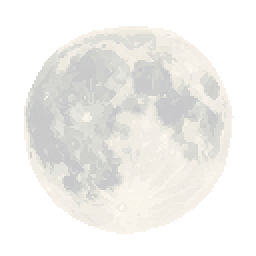
#> input picture artifacts/retro/moon/moon-output-01.png, 128 x 128 px (shown 2 times larger)
$ python process.py
#> lines starting #> are read from the running program, lines starting #| are printed output that depends on the picture; after the words box and inside, x2 and y2 are one past the last pixel; in counts of white or black regions, pixels touching at a corner belong together
# /// script
# requires-python = ">=3.11"
# dependencies = ["pillow>=11.0.0"]
# ///
"""Post-process Retro Diffusion outputs into game-ready Topic 9 sprites."""
from __future__ import annotations
import math, random
from collections import deque
from pathlib import Path
from PIL import Image

ROOT = Path(__file__).resolve().parents[2]
SRC = ROOT / "artifacts" / "retro"
DST = ROOT / "graphics" / "topic_9_earth"
DST.mkdir(parents=True, exist_ok=True)


def load_rgba(p: Path) -> Image.Image:
    return Image.open(p).convert("RGBA")
#> returned value is the input picture: PIL image 128x128 RGBA; mean R, G, B, A 240.2, 239.2, 236.4, 133.2


def whitekey_if_opaque(img: Image.Image) -> Image.Image:
    """If remove_bg left the image fully opaque, key out near-white background."""
    alpha = img.split()[3]
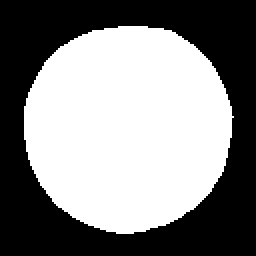
#> alpha: PIL image 128x128 L (shown 2 times larger); 52.2% white; 1 black region, box (x1, y1, x2, y2) and area: (0, 0, 128, 128) 7825
    if alpha.getextrema()[0] > 250:  # fully opaque -> need to key white
        px = img.load()
        w, h = img.size
        for y in range(h):
            for x in range(w):
                r, g, b, a = px[x, y]
                if r > 238 and g > 238 and b > 238:
                    px[x, y] = (r, g, b, 0)
    return img


def trim(img: Image.Image, athresh: int = 16, pad: int = 1) -> Image.Image:
#> called with athresh = 16, pad = 1
    alpha = img.split()[3]
    bbox = alpha.point(lambda a: 255 if a > athresh else 0).getbbox()
#> bbox = (12, 13, 117, 117)
    if not bbox:
        return img
    l, t, r, b = bbox
#> l = 12; t = 13; r = 117; b = 117
    l = max(0, l - pad); t = max(0, t - pad)
#> after `l = max(0, l - pad)`: l = 11
#> after `t = max(0, t - pad)`: t = 12
    r = min(img.width, r + pad); b = min(img.height, b + pad)
#> after `r = min(img.width, r + pad)`: r = 118
#> after `b = min(img.height, b + pad)`: b = 118
    return img.crop((l, t, r, b))
#> returned value: PIL image 107x106 RGBA


def square(img: Image.Image) -> Image.Image:
    s = max(img.size)
#> s = 107
    canvas = Image.new("RGBA", (s, s), (0, 0, 0, 0))
#> canvas: PIL image 107x107 RGBA; every value is 0
    canvas.paste(img, ((s - img.width) // 2, (s - img.height) // 2), img)
    return canvas


# ---------- Moon phases ----------
def make_moon_phases() -> None:
    moon = whitekey_if_opaque(load_rgba(SRC / "moon" / "moon-output-01.png"))
    moon = square(trim(moon)).resize((128, 128), Image.LANCZOS)
    alpha = moon.split()[3]
    bbox = alpha.point(lambda a: 255 if a > 24 else 0).getbbox()
#> bbox = (1, 1, 127, 126)
    cx = (bbox[0] + bbox[2]) / 2.0
#> cx = 64
    cy = (bbox[1] + bbox[3]) / 2.0
#> cy = 63.5
    rad = max(bbox[2] - bbox[0], bbox[3] - bbox[1]) / 2.0
#> rad = 63

    # New, Waxing Crescent, First Quarter, Waxing Gibbous, Full (lit grows from the right)
    a_vals = [1.0, 0.6, 0.0, -0.6, -1.0]
    sheet = Image.new("RGBA", (128 * 5, 128), (0, 0, 0, 0))
#> sheet: PIL image 640x128 RGBA; every value is 0
    for i, a in enumerate(a_vals):
        frame = moon.copy()
        px = frame.load()
        for y in range(128):
            ny = (y - cy) / rad
            half = math.sqrt(max(0.0, 1.0 - min(1.0, ny * ny)))
            xbound = a * half
            for x in range(128):
                r, g, b, al = px[x, y]
                if al < 16:
                    continue
                nx = (x - cx) / rad
                if nx <= xbound:  # unlit -> dim, cool tint, keep silhouette readable
                    px[x, y] = (int(r * 0.22), int(g * 0.24), int(b * 0.34), al)
        sheet.paste(frame, (128 * i, 0), frame)
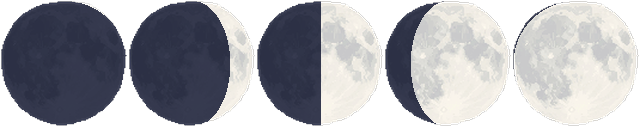
#> sheet: PIL image 640x128 RGBA; mean R, G, B, A 102.9, 103.7, 109.5, 189.1; transparent parts drawn white
    sheet.save(DST / "moon_phases.png")
    print("moon_phases.png", sheet.size)
#| moon_phases.png (640, 128)
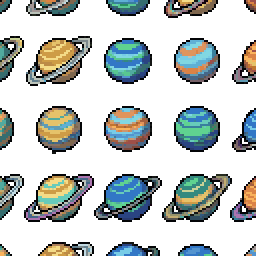
#> input picture artifacts/retro/planet/planet-output-01.png, 128 x 128 px (shown 2 times larger)
#> in load_rgba, returned value is the input picture: PIL image 128x128 RGBA; mean R, G, B, A 193.3, 199.8, 197.3, 98
#> in whitekey_if_opaque (call 2), `alpha = img.split()[3]`: alpha: PIL image 128x128 L; 38.4% white; 25 white regions, largest, box (x1, y1, x2, y2) and area: (12, 87, 47, 111) 577, (81, 87, 116, 111) 562, (13, 18, 46, 43) 547


# ---------- Connected-component extraction (planets) ----------
def components(img: Image.Image, athresh: int = 30, min_area: int = 80):
#> called with athresh = 40, min_area = 120
    w, h = img.size
#> w = 128; h = 128
    px = img.load()
    seen = [[False] * w for _ in range(h)]
    comps = []
    for sy in range(h):
        for sx in range(w):
            if seen[sy][sx] or px[sx, sy][3] <= athresh:
                continue
            q = deque([(sx, sy)])
            seen[sy][sx] = True
            pts = []
            while q:
                x, y = q.popleft()
                pts.append((x, y))
                for dx, dy in ((1, 0), (-1, 0), (0, 1), (0, -1)):
                    nx, ny = x + dx, y + dy
                    if 0 <= nx < w and 0 <= ny < h and not seen[ny][nx] and px[nx, ny][3] > athresh:
                        seen[ny][nx] = True
                        q.append((nx, ny))
            if len(pts) >= min_area:
                xs = [p[0] for p in pts]; ys = [p[1] for p in pts]
                comps.append((len(pts), (min(xs), min(ys), max(xs) + 1, max(ys) + 1)))
    comps.sort(reverse=True)
    return comps


def extract_planets() -> None:
    img = whitekey_if_opaque(load_rgba(SRC / "planet" / "planet-output-01.png"))
    comps = components(img, athresh=40, min_area=120)
#> comps = 19 items
    for idx, (_, bbox) in enumerate(comps[:4]):
        crop = trim(img.crop(bbox))
        crop.save(DST / f"planet_{idx + 1}.png")
        print(f"planet_{idx + 1}.png", crop.size)
#> this loop made 4 passes
#> (r in trim, b in trim) on passes 1 to 4: (35, 24), (35, 24), (33, 25), (34, 24)
#| planet_1.png (35, 24)
#| planet_2.png (35, 24)
#| planet_3.png (33, 25)
#| planet_4.png (34, 24)


# ---------- Simple prop trims ----------
def trim_save(name_in: str, sub: str, name_out: str) -> None:
    img = whitekey_if_opaque(load_rgba(SRC / sub / name_in))
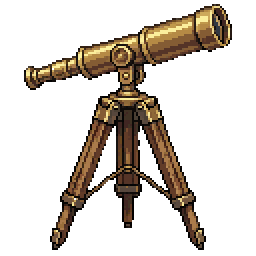
#> input picture artifacts/retro/telescope/telescope-output-01.png, 128 x 128 px (shown 2 times larger)
#> in load_rgba, returned value is the input picture: PIL image 128x128 RGBA; mean R, G, B, A 215.3, 208.6, 201.3, 65.9
#> in whitekey_if_opaque (call 3), `alpha = img.split()[3]`:
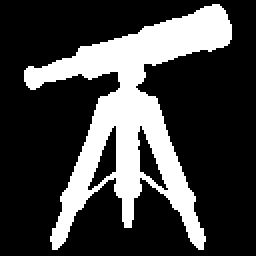
#> alpha: PIL image 128x128 L (shown 2 times larger); 25.8% white; 1 white region, box (x1, y1, x2, y2) and area: (12, 2, 116, 125) 4235
    img = trim(img)
    img.save(DST / name_out)
    print(name_out, img.size)
#| telescope.png (106, 125)


# ---------- Procedural star field ----------
def make_stars() -> None:
    random.seed(99)
    w, h = 256, 128
    img = Image.new("RGBA", (w, h), (0, 0, 0, 0))
    px = img.load()
    for _ in range(70):
        x = random.randint(1, w - 2); y = random.randint(1, h - 2)
        b = random.randint(170, 255)
        a = random.randint(140, 255)
        px[x, y] = (b, b, 255, a)
        if random.random() < 0.5:  # twinkle cross
            for dx, dy in ((1, 0), (-1, 0), (0, 1), (0, -1)):
                px[x + dx, y + dy] = (b, b, 255, a // 2)
    img.save(DST / "stars.png")
    print("stars.png", img.size)


if __name__ == "__main__":
    make_moon_phases()
    extract_planets()
    trim_save("telescope-output-01.png", "telescope", "telescope.png")
    trim_save("asteroid-output-01.png", "asteroid", "asteroid.png")
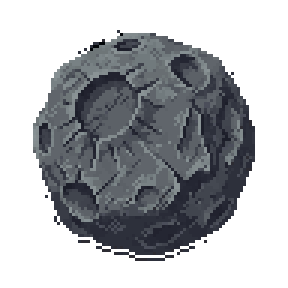
#> input picture artifacts/retro/asteroid/asteroid-output-01.png, 96 x 96 px (shown 3 times larger)
#> in load_rgba, returned value is the input picture: PIL image 96x96 RGBA; mean R, G, B, A 173, 175.2, 178.7, 118.6
#> in whitekey_if_opaque (call 4), `alpha = img.split()[3]`: alpha: PIL image 96x96 L; 46.5% white; 4 white regions (3 under 20 px), largest, box (x1, y1, x2, y2) and area: (11, 10, 85, 87) 4279
#> in trim (call 7), `bbox = alpha.point(lambda a: 255 if a > athresh else 0).getbbox()`: bbox = (11, 10, 85, 87)
#> in trim (call 7), `l, t, r, b = bbox`: t = 10; r = 85; b = 87
#> in trim (call 7), `l = max(0, l - pad)`: l = 10
#> in trim (call 7), `t = max(0, t - pad)`: t = 9
#> in trim (call 7), `r = min(img.width, r + pad)`: r = 86
#> in trim (call 7), `b = min(img.height, b + pad)`: b = 88
#> in trim (call 7), `return img.crop((l, t, r, b))`:
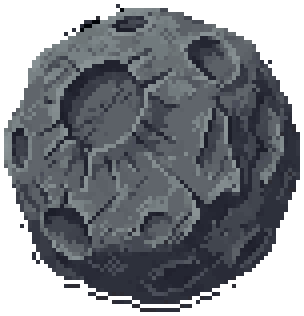
#> returned value: PIL image 76x79 RGBA (shown 4 times larger); mean R, G, B, A 129.2, 132.5, 137.9, 182; transparent parts drawn white
#| asteroid.png (76, 79)
    trim_save("craterrock-output-01.png", "craterrock", "crater_rock.png")
#> (the run stopped early here; a loop or call above may not have finished)
